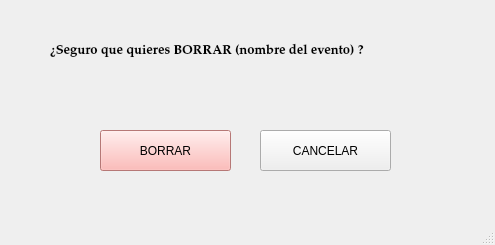
<?xml version="1.0" encoding="UTF-8"?>
<ui version="4.0">
 <class>MainWindow</class>
 <widget class="QMainWindow" name="MainWindow">
  <property name="geometry">
   <rect>
    <x>0</x>
    <y>0</y>
    <width>495</width>
    <height>245</height>
   </rect>
  </property>
  <property name="windowTitle">
   <string>MainWindow</string>
  </property>
  <widget class="QWidget" name="centralwidget">
   <widget class="QLabel" name="label_18">
    <property name="geometry">
     <rect>
      <x>50</x>
      <y>30</y>
      <width>401</width>
      <height>41</height>
     </rect>
    </property>
    <property name="font">
     <font>
      <family>Palatino Linotype</family>
      <pointsize>10</pointsize>
      <weight>75</weight>
      <bold>true</bold>
     </font>
    </property>
    <property name="text">
     <string>¿Seguro que quieres BORRAR (nombre del evento) ?</string>
    </property>
   </widget>
   <widget class="QPushButton" name="pushButton_6">
    <property name="geometry">
     <rect>
      <x>100</x>
      <y>130</y>
      <width>131</width>
      <height>41</height>
     </rect>
    </property>
    <property name="styleSheet">
     <string notr="true">QWidget {
    background-color: rgb(255, 168, 165); /* Un rojo pastel o rosa muy claro */
}</string>
    </property>
    <property name="text">
     <string>BORRAR</string>
    </property>
   </widget>
   <widget class="QPushButton" name="pushButton_7">
    <property name="geometry">
     <rect>
      <x>260</x>
      <y>130</y>
      <width>131</width>
      <height>41</height>
     </rect>
    </property>
    <property name="text">
     <string>CANCELAR</string>
    </property>
   </widget>
  </widget>
  <widget class="QMenuBar" name="menubar">
   <property name="geometry">
    <rect>
     <x>0</x>
     <y>0</y>
     <width>495</width>
     <height>26</height>
    </rect>
   </property>
  </widget>
  <widget class="QStatusBar" name="statusbar"/>
 </widget>
 <resources/>
 <connections/>
</ui>
